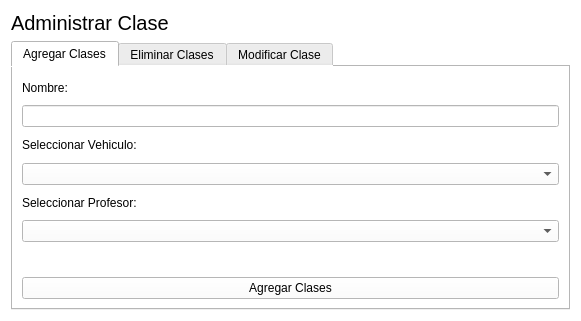
<?xml version="1.0" encoding="UTF-8"?>
<ui version="4.0">
 <class>AdminClase</class>
 <widget class="QWidget" name="AdminClase">
  <property name="geometry">
   <rect>
    <x>0</x>
    <y>0</y>
    <width>581</width>
    <height>321</height>
   </rect>
  </property>
  <property name="windowTitle">
   <string>Form</string>
  </property>
  <property name="styleSheet">
   <string notr="true">background-color: white;</string>
  </property>
  <layout class="QVBoxLayout" name="verticalLayout">
   <item>
    <widget class="QLabel" name="label">
     <property name="font">
      <font>
       <pointsize>15</pointsize>
      </font>
     </property>
     <property name="text">
      <string>Administrar Clase</string>
     </property>
    </widget>
   </item>
   <item>
    <widget class="QTabWidget" name="tabWidget">
     <property name="currentIndex">
      <number>0</number>
     </property>
     <widget class="QWidget" name="tab">
      <attribute name="title">
       <string>Agregar Clases</string>
      </attribute>
      <layout class="QVBoxLayout" name="verticalLayout_2">
       <item>
        <widget class="QLabel" name="label_3">
         <property name="text">
          <string>Nombre:</string>
         </property>
        </widget>
       </item>
       <item>
        <widget class="QLineEdit" name="lineEdit"/>
       </item>
       <item>
        <widget class="QLabel" name="label_4">
         <property name="text">
          <string>Seleccionar Vehiculo:</string>
         </property>
        </widget>
       </item>
       <item>
        <widget class="QComboBox" name="comboBoxClaseVehiculo"/>
       </item>
       <item>
        <widget class="QLabel" name="label_5">
         <property name="text">
          <string>Seleccionar Profesor:</string>
         </property>
        </widget>
       </item>
       <item>
        <widget class="QComboBox" name="comboBoxClaseProfesor"/>
       </item>
       <item>
        <widget class="QLabel" name="label_2">
         <property name="text">
          <string/>
         </property>
        </widget>
       </item>
       <item>
        <widget class="QPushButton" name="pushButtonAgregarClase">
         <property name="text">
          <string>Agregar Clases</string>
         </property>
        </widget>
       </item>
      </layout>
     </widget>
     <widget class="QWidget" name="tab_3">
      <attribute name="title">
       <string>Eliminar Clases</string>
      </attribute>
      <layout class="QVBoxLayout" name="verticalLayout_3">
       <item>
        <widget class="QLabel" name="label_6">
         <property name="text">
          <string>Seleccionar Clase para eliminar:</string>
         </property>
        </widget>
       </item>
       <item>
        <widget class="QComboBox" name="comboBoxClasesEliminar"/>
       </item>
       <item>
        <widget class="QPushButton" name="pushButtonEliminarClases">
         <property name="text">
          <string>Eliminar Clases</string>
         </property>
        </widget>
       </item>
      </layout>
     </widget>
     <widget class="QWidget" name="tab_2">
      <attribute name="title">
       <string>Modificar Clase</string>
      </attribute>
      <layout class="QVBoxLayout" name="verticalLayout_4">
       <item>
        <widget class="QLabel" name="label_7">
         <property name="text">
          <string>Nombre:</string>
         </property>
        </widget>
       </item>
       <item>
        <widget class="QLineEdit" name="lineEditClaseNombreNuevo"/>
       </item>
       <item>
        <widget class="QLabel" name="label_9">
         <property name="text">
          <string>Seleccionar Vehiculo:</string>
         </property>
        </widget>
       </item>
       <item>
        <widget class="QComboBox" name="comboBoxClaseVehiculoNuevo"/>
       </item>
       <item>
        <widget class="QLabel" name="label_8">
         <property name="text">
          <string>Seleccionar Profesor:</string>
         </property>
        </widget>
       </item>
       <item>
        <widget class="QComboBox" name="comboBoxClaseProfesorNuevo"/>
       </item>
       <item>
        <widget class="QPushButton" name="pushButtonModificarClase">
         <property name="text">
          <string>Agregar Clases</string>
         </property>
        </widget>
       </item>
      </layout>
     </widget>
    </widget>
   </item>
  </layout>
 </widget>
 <resources/>
 <connections/>
</ui>
